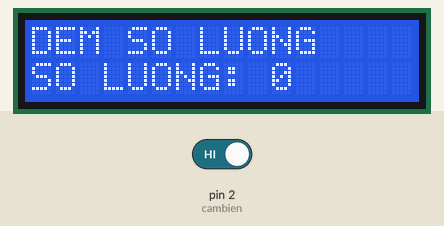
Bench run of a sketch on a simulated Arduino Uno, built with avr-gcc and run on an emulated ATmega328P. Shown: 16×2 character LCD. Inputs (shaded band) come from the test bench; at power-on: pin 2 (cambien) HIGH.

Above: at 1.2 s.
1.3 s: pin 2 (cambien) driven LOW
At 1.9 s:
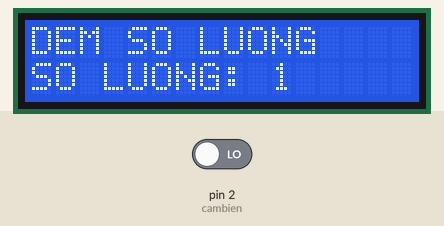
Timing chart, 0 to 4.3 s (numbered marks = the images above; inputs shaded):
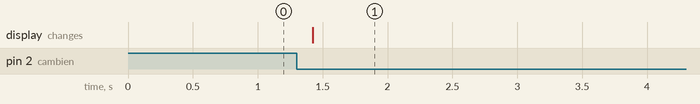

Measured:
- after the input at 1.3 s, the display: changes after 0.12 s (image 1)

The sketch:

DemSoLuong.ino
```cpp
#include <LiquidCrystal_I2C.h>

// Nâu VCC: 5V
// Xanh GND: GND
// Đen Output:

int cambien = 2;

volatile int giatri;
volatile int giaTriCu = 1;
volatile int dem;

LiquidCrystal_I2C lcd(0x27, 16, 2);

void setup() {
    pinMode(cambien, INPUT);
    attachInterrupt(digitalPinToInterrupt(cambien), updateDem, CHANGE);

    Serial.begin(9600);

    lcd.init();
    lcd.backlight();
}

void loop() {
    // Serial.print("Giá trị cảm biến là: ");
    // Serial.println(giatri);
    // Serial.print("Số đếm: ");
    // Serial.println(dem);

    lcd.setCursor(0, 0);
    lcd.print("DEM SO LUONG");
    lcd.setCursor(0, 1);
    lcd.print("SO LUONG: ");
    lcd.print(dem);

    delay(200);
}

void updateDem() {
    giatri = digitalRead(cambien);

    if (giatri != giaTriCu) {
        if (giatri == 0) {
            dem++;
        }
        giaTriCu = giatri;
    }
}
```
